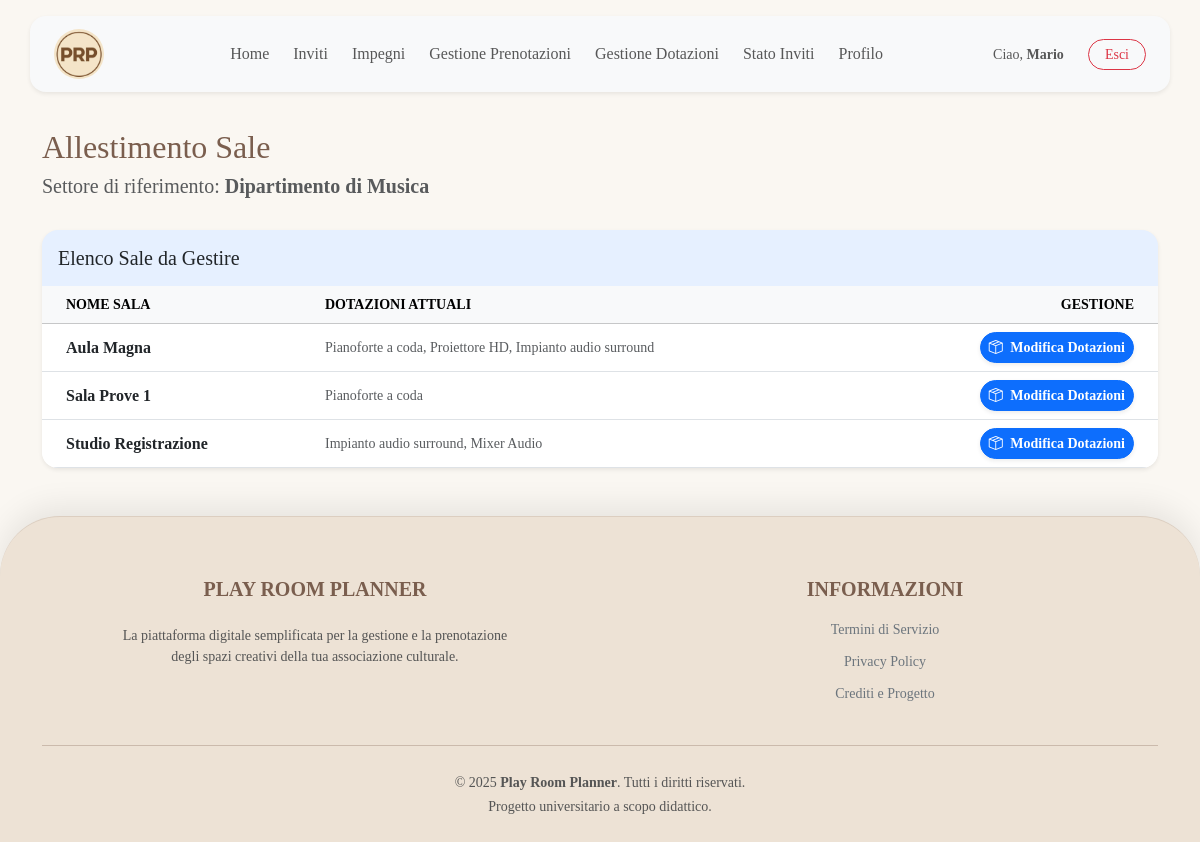
/frontend/resp_dotazioni.php (signed in), run on the app's committed database.
### tables this page shows
CREATE TABLE UTENTE (
    id_utente INT PRIMARY KEY AUTO_INCREMENT,
    nome VARCHAR(50) NOT NULL,
    cognome VARCHAR(50) NOT NULL,
    data_nascita DATE NOT NULL,
    ruolo VARCHAR(20) NULL CHECK (ruolo IN ('docente', 'allievo', 'tecnico')),
    email VARCHAR(100) NOT NULL UNIQUE,
    password_hash VARCHAR(255) NOT NULL,
    foto VARCHAR(255) NULL,
    
    anni_servizio INT NULL CHECK (anni_servizio IS NULL OR anni_servizio >= 0),
    data_nomina DATE NULL,
    is_responsabile BOOLEAN NOT NULL DEFAULT FALSE,
    is_admin BOOLEAN NOT NULL DEFAULT FALSE,
    
    id_settore INT NULL,
    FOREIGN KEY (id_settore) REFERENCES SETTORE(id_settore)
        ON DELETE NO ACTION  
        ON UPDATE CASCADE
);

CREATE TABLE SETTORE (
    id_settore INT PRIMARY KEY AUTO_INCREMENT,
    nome VARCHAR(50) NOT NULL UNIQUE,
    tipo VARCHAR(50) NOT NULL CHECK (tipo IN ('musica', 'teatro', 'ballo')),
    num_iscritti INT DEFAULT 0,
    id_responsabile INT NULL UNIQUE
);

CREATE TABLE SALA (
    id_settore INT NOT NULL,
    nome_sala VARCHAR(50) NOT NULL,
    capienza_max INT NOT NULL CHECK (capienza_max > 0),
    
    PRIMARY KEY (id_settore, nome_sala),
    FOREIGN KEY (id_settore) REFERENCES SETTORE(id_settore)
        ON DELETE CASCADE  
        ON UPDATE CASCADE
);

### common/function.php (called while the page is built, shortened)
<?php
function datiUtenteCompleti($cid, $id_utente)
{
    $sql = "SELECT U.*, S.nome AS nome_settore
            FROM UTENTE U
            LEFT JOIN SETTORE S ON U.id_settore = S.id_settore
            WHERE U.id_utente = ?";
    $stmt = $cid->prepare($sql);
    $stmt->bind_param("i", $id_utente);
    $stmt->execute();
    $result = $stmt->get_result();
    $dati = $result->fetch_assoc();
    return $dati;
}
function getDotazioniSala($cid, $id_settore, $nome_sala)
{
    $sql = "SELECT D.tipo
            FROM SALA_DOTAZIONE SD
            JOIN DOTAZIONE_DI_SUPPORTO D ON SD.id_dotazione = D.id_dotazione
            WHERE SD.id_settore = ? AND SD.nome_sala = ?";
    $stmt = $cid->prepare($sql);
    $stmt->bind_param("is", $id_settore, $nome_sala);
    $stmt->execute();
    $res = $stmt->get_result();
    $lista = [];
    while ($row = $res->fetch_assoc()) {
        $lista[] = $row['tipo'];
    }
    return implode(", ", $lista);
}
function getSaleBySettore($cid, $id_settore)
{
    $stmt = $cid->prepare("SELECT * FROM SALA WHERE id_settore = ? ORDER BY nome_sala");
    $stmt->bind_param("i", $id_settore);
    $stmt->execute();
    return $stmt->get_result()->fetch_all(MYSQLI_ASSOC);
}

### frontend/resp_dotazioni.php (the view, shortened to what this page needs)
<?php
require_once __DIR__ . '/../common/function.php';
$dati_utente = datiUtenteCompleti($cid, $_SESSION['id_utente']);
$id_settore = $dati_utente['id_settore'];
$nome_settore = $dati_utente['nome_settore'];
$sale = getSaleBySettore($cid, $id_settore);
?>
<!DOCTYPE html>
<html lang="it">
<?php require ROOT_PATH . "/common/header.php"; ?>
<body class="d-flex flex-column h-100">
    <?php include ROOT_PATH . '/common/navbar.php'; ?>
    <div class="flex-shrink-0 container py-5">
        <div class="d-flex justify-content-between align-items-center mb-4">
            <div>
                <h2>Allestimento Sale</h2>
                <h5 class="text-muted">Settore di riferimento: <span class="text-brand fw-bold"><?php echo htmlspecialchars($nome_settore); ?></span></h5>
            </div>
        </div>
        <div class="card shadow-sm border-0 rounded-4 overflow-hidden">
            <div class="card-header bg-primary bg-opacity-10 border-0 py-3">
                <h5 class="mb-0 text-dark">Elenco Sale da Gestire</h5>
            </div>
            <div class="table-responsive">
                <table class="table table-hover align-middle mb-0">
                    <thead class="table-light small text-muted text-uppercase">
                        <tr>
                            <th class="ps-4">Nome Sala</th>
                            <th>Dotazioni Attuali</th>
                            <th class="text-end pe-4">Gestione</th>
                        </tr>
                    </thead>
                    <tbody>
                        <?php if (count($sale) > 0): ?>
                            <?php foreach ($sale as $s): ?>
                                <tr>
                                    <td class="ps-4 fw-bold text-dark">
                                        <?php echo htmlspecialchars($s['nome_sala']); ?>
                                    </td>
                                    <td class="text-muted small">
                                        <?php
                                        $lista_dot = getDotazioniSala($cid, $id_settore, $s['nome_sala']);
                                        if ($lista_dot) {
                                            echo htmlspecialchars($lista_dot);
                                        } else {
                                            echo '<span class="fst-italic text-secondary">Nessuna dotazione assegnata</span>';
                                        }
                                        ?>
                                    </td>
                                    <td class="text-end pe-4">
                                        <a href="<?php echo BASE_URL; ?>frontend/resp_edit_dotazioni.php?sala=<?php echo urlencode($s['nome_sala']); ?>"
                                            class="btn btn-primary btn-sm rounded-pill fw-bold shadow-sm">
                                            <i class="bi bi-box-seam me-1"></i> Modifica Dotazioni
                                        </a>
                                    </td>
                                </tr>
                            <?php endforeach; ?>
                        <?php else: ?>
                            <tr>
                                <td colspan="3" class="text-center py-5 text-muted">Non ci sono sale in questo settore.</td>
                            </tr>
                        <?php endif; ?>
                    </tbody>
                </table>
            </div>
        </div>
    </div>
</body>
</html>

### css/style.css (style rules this page uses)
* { font-family: Georgia, 'Times New Roman', Times, serif; }
html { height: 100%; }
body { background-color: #FAF7F2; padding-top: 80px; min-height: 100vh; display: flex; flex-direction: column; }
footer { margin-top: auto; width: 100%; }
html, body { overscroll-behavior-y: none; }
.container h2 { color: #7A5E4E; }
.footer-vintage { background-color: #EDE2D5; color: #7A5E4E; border-top-left-radius: 60px; border-top-right-radius: 60px; border-top: 1px solid rgba(122, 94, 78, 0.15); box-shadow: 0 -10px 30px rgba(0, 0, 0, 0.08); position: relative; z-index: 10; padding-top: 60px; padding-bottom: 40px; margin-top: auto; }
.footer-vintage hr { border-color: rgba(122, 94, 78, 0.3); opacity: 1; }

### data on the page
utente: id_settore.nome "Dipartimento di Musica"
sala: nome_sala "Aula Magna", lista_dot "Pianoforte a coda, Proiettore HD, Impianto audio surround"
sala: nome_sala "Sala Prove 1", lista_dot "Pianoforte a coda"
sala: nome_sala "Studio Registrazione", lista_dot "Impianto audio surround, Mixer Audio"

### other printed values
$_SESSION['nome'] "Mario"
